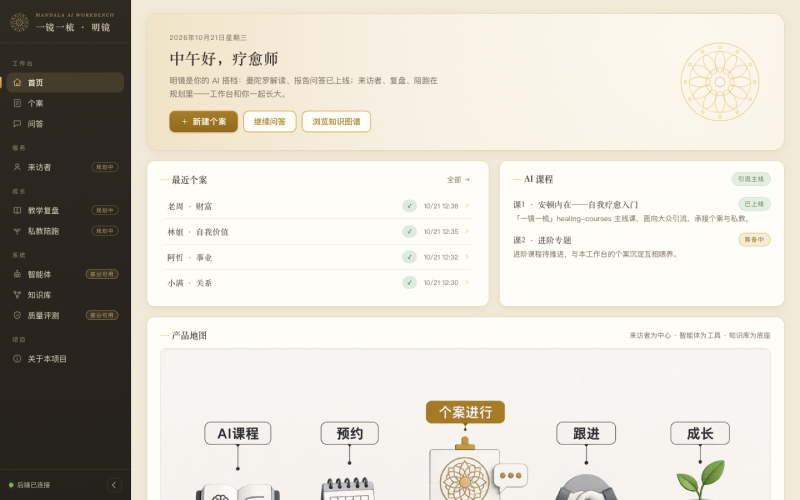
#> input picture portfolio/assets/01-home.jpg, 1600 x 1000 px (shown at 1/2 size); its folder holds 2 pictures in this run
$ python preview.py --src ../../../../portfolio/assets --out out.png
#> lines starting #> are read from the running program, lines starting #| are printed output that depends on the picture; after the words box and inside, x2 and y2 are one past the last pixel; in counts of white or black regions, pixels touching at a corner belong together
### backend/app/workflows/input_prep/rectify.py
"""Step 1 透视矫正：把斜拍造成的椭圆形变拉回正圆。

判定逻辑（区分"斜拍形变"与"画作本身的形状"）：
- 画作外轮廓若高度贴合椭圆（support ≥ 0.9）→ 它本来是圆，椭圆只能是
  斜拍投影 → 按轴比各向异性缩放 + 旋转拉回正圆；
- 轮廓不贴合椭圆（星形/花瓣/花边）→ 椭圆感来自画作形状而非镜头，
  不做缩放（守住"不改画作内容"红线），仅空操作通过；
- 基准圆统一取轮廓最小外接圆（spec：非正圆以外接圆为基准）。
"""

from dataclasses import dataclass, field

import cv2
import numpy as np

MAX_DIM = 1600              # 处理分辨率（保画质，时延预算内）
PLAUSIBLE_R = (0.15, 0.92)  # 外接圆半径占短边比例合理区间
NO_TILT_RATIO = 0.97        # 轴比 ≥ 此值视为无形变，空操作
FILL_BAND = (0.60, 1.15)    # 凸包面积÷椭圆面积合格带：圆≈1.0，星/瓣形 0.6-1.0；矩形纸≈1.27 出带排除
MIN_ELLIPSE_SUPPORT = 0.9   # 轮廓贴合椭圆的比例：≥0.9 判定为"圆的斜拍投影"

# 多档检测配置，按"先清晰后补救"顺序尝试，命中即返回：
# 小核优先保贴合；降阈值档针对淡彩弱边界；大核档补救碎片化边界（花边碎珠）
CONFIGS = (
    {"canny": (50, 150), "close": 5},
    {"canny": (30, 100), "close": 5},
    {"canny": (30, 100), "close": 21},
)
S_THRESHOLD = 40  # 颜色兜底档：HSV 饱和度阈值（彩铅 >40，白纸 ≈0-15）


@dataclass
class Ellipse:
    center: tuple[float, float]
    major: float          # 长轴全长
    minor: float          # 短轴全长
    theta: float          # 长轴相对 x 轴的角度（度，[-90, 90)）

    @property
    def ratio(self) -> float:
        return self.minor / self.major


@dataclass
class CircleHint:
    x: float
    y: float
    r: float


@dataclass
class RectifyResult:
    image: np.ndarray            # 拉正后的图像
    circle_hint: CircleHint      # 期望基准圆（拉正坐标系，供 Step 2 裁切/Step 3 检测初值）
    axis_ratio_before: float     # 矫正前轴比（形变度量）
    rectified: bool              # 是否做了矫正（False = 空操作）
    angle_applied: float         # 施加的旋转角
    scale: float                 # 相对原图的缩放比
    debug: dict = field(default_factory=dict)


class RectifyError(Exception):
    """找不到可靠几何参照（spec §2.3：转提示重拍/人工，不猜）。"""


def load_photo(path: str) -> np.ndarray:
    """EXIF 感知读图：iPhone 照片带旋转标记，Pillow 先转正再进 OpenCV。"""
#> called with path = '../../../../portfolio/assets/01-home.jpg'
    from PIL import Image, ImageOps

    with Image.open(path) as im:
#> im is the input picture: PIL image 1600x1000 RGB; mean R, G, B 211.7, 207.3, 197.4
        im = ImageOps.exif_transpose(im)
        return cv2.cvtColor(np.array(im.convert("RGB")), cv2.COLOR_RGB2BGR)


def _resize(img: np.ndarray) -> tuple[np.ndarray, float]:
    h, w = img.shape[:2]
    scale = min(1.0, MAX_DIM / max(h, w))
    if scale < 1.0:
        img = cv2.resize(img, (int(w * scale), int(h * scale)), interpolation=cv2.INTER_AREA)
    return img, scale


def _boost(gray: np.ndarray) -> np.ndarray:
    return cv2.createCLAHE(clipLimit=2.0, tileGridSize=(8, 8)).apply(gray)


def _fit(hull: np.ndarray) -> Ellipse:
    (ex, ey), (ax1, ax2), angle = cv2.fitEllipse(hull)
    if ax1 >= ax2:
        major, minor, theta = ax1, ax2, angle
    else:
        major, minor, theta = ax2, ax1, angle + 90.0
    theta = ((theta + 90.0) % 180.0) - 90.0
    return Ellipse((ex, ey), major, minor, theta)


def _ellipse_support(hull: np.ndarray, el: Ellipse, tol: float = 0.08) -> float:
    """凸包点贴合椭圆边界的比例：圆/斜拍椭圆≈1，星形/花瓣显著更低。"""
    (cx, cy), a, b = el.center, el.major / 2, el.minor / 2
    th = np.deg2rad(el.theta)
    pts = hull.reshape(-1, 2).astype(float)
    dx, dy = pts[:, 0] - cx, pts[:, 1] - cy
    xr = dx * np.cos(th) + dy * np.sin(th)
    yr = -dx * np.sin(th) + dy * np.cos(th)
    val = (xr / a) ** 2 + (yr / b) ** 2
    return float(np.mean(np.abs(val - 1.0) < tol))


def _fill_ratio(cnt: np.ndarray, el: Ellipse) -> float:
    """轮廓凸包面积 ÷ 拟合椭圆面积：圆≈1.0，矩形纸≈1.27（出带排除）。"""
    hull = cv2.convexHull(cnt)
    ellipse_area = np.pi * (el.major / 2) * (el.minor / 2)
    return float(cv2.contourArea(hull) / ellipse_area) if ellipse_area > 0 else 0.0


def _screen(contours, h: int, w: int) -> list[dict]:
    """按尺寸/位置/填充比筛选轮廓，返回候选 dict 列表。"""
    cx_img, cy_img = w / 2, h / 2
    out = []
    for cnt in sorted(contours, key=cv2.contourArea, reverse=True)[:8]:
        if len(cnt) < 40 or cv2.contourArea(cnt) < 0.04 * h * w:
            continue
        hull = cv2.convexHull(cnt)
        if len(hull) < 5:
            continue
        el = _fit(hull)
        r = el.major / 2
        if not (PLAUSIBLE_R[0] * min(h, w) <= r <= PLAUSIBLE_R[1] * min(h, w)):
            continue
        if np.hypot(el.center[0] - cx_img, el.center[1] - cy_img) > 0.35 * min(h, w):
            continue
        fill = _fill_ratio(cnt, el)
        if not (FILL_BAND[0] <= fill <= FILL_BAND[1]):
            continue
        (ex, ey), er = cv2.minEnclosingCircle(hull)  # spec：非正圆以外接圆为基准
        out.append({
            "ellipse": el, "fill": fill,
            "support": _ellipse_support(hull, el),
            "circle": CircleHint(float(ex), float(ey), float(er)),
        })
    return out


def _candidates_edge(gray: np.ndarray, canny: tuple[int, int], close: int) -> list[dict]:
    edges = cv2.Canny(gray, *canny)
    edges = cv2.morphologyEx(edges, cv2.MORPH_CLOSE, np.ones((close, close), np.uint8))
    contours, _ = cv2.findContours(edges, cv2.RETR_EXTERNAL, cv2.CHAIN_APPROX_NONE)
    return _screen(contours, *gray.shape)


# [8 lines left out: function _candidates_color, not called in this run]


def fit_outer_ellipse(image_bgr: np.ndarray) -> tuple[dict, np.ndarray, float, dict]:
    """找画作外边界。返回 (候选, 工作图, 缩放比, 调试信息)。"""
    img, scale = _resize(image_bgr)
#> scale = 1
    gray = _boost(cv2.cvtColor(img, cv2.COLOR_BGR2GRAY))
    for cfg in CONFIGS:
        cands = _candidates_edge(gray, cfg["canny"], cfg["close"])
        if cands:
            best = max(cands, key=lambda c: c["support"])
            return best, img, scale, {"config": cfg, **{k: round(v, 3) if isinstance(v, float) else v for k, v in best.items() if k != "ellipse"}, "ellipse": best["ellipse"]}
#> this loop made 2 passes
#> pass 1, in _candidates_edge, `edges = cv2.Canny(gray, *canny)`:
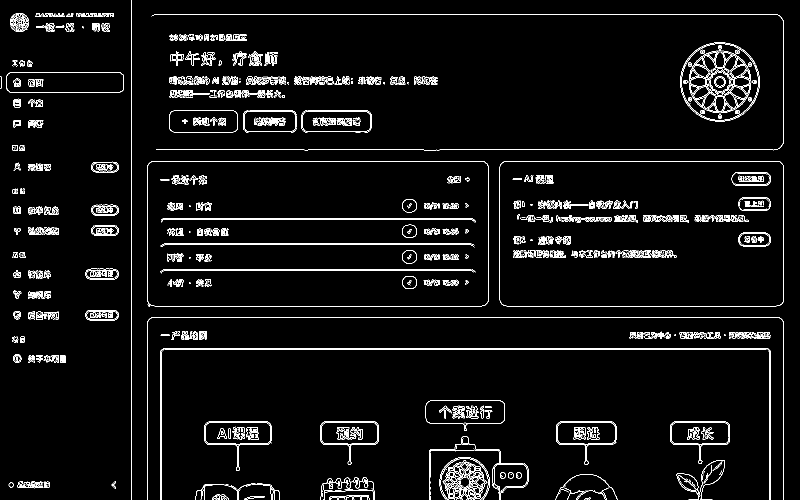
#> edges: shape (1000, 1600) (shown at 1/2 size); 4.1% white in thin lines or dots
#> pass 1, in _candidates_edge, `edges = cv2.morphologyEx(edges, cv2.MORPH_CLOSE, np.ones((close, close..`:
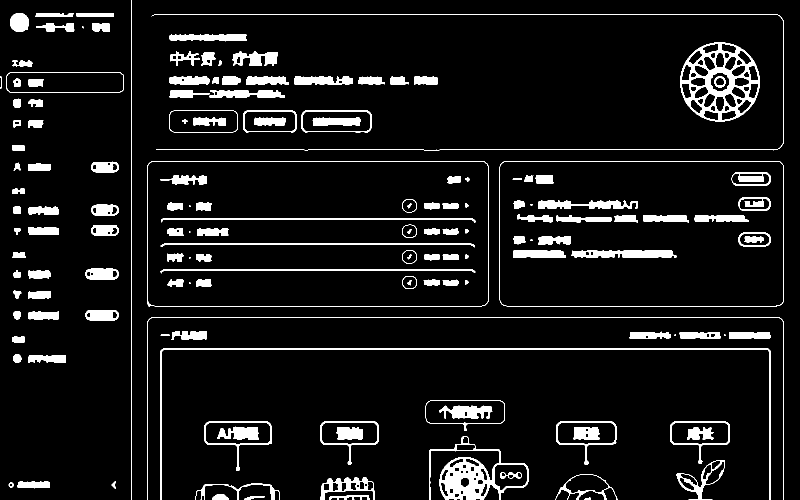
#> edges: shape (1000, 1600) (shown at 1/2 size); 7.5% white; 157 white regions (10 under 20 px), largest, box (x1, y1, x2, y2) and area: (1360, 84, 1519, 243) 8500, (858, 872, 1057, 1000) 6948, (320, 696, 1542, 1000) 5452
    cands = _candidates_color(img, S_THRESHOLD)
    if cands:
        best = max(cands, key=lambda c: c["support"])
        return best, img, scale, {"config": {"color": S_THRESHOLD}, "fill": best["fill"], "support": best["support"]}
    raise RectifyError("找不到可靠的几何参照")


def rectify(image_bgr: np.ndarray) -> RectifyResult:
    cand, img, scale, debug = fit_outer_ellipse(image_bgr)
#> cand = 4 items; scale = 1; debug = 5 items
    el: Ellipse = cand["ellipse"]
    h, w = img.shape[:2]

    # 轮廓贴合椭圆（它本是圆）且确有形变 → 斜拍矫正；
    # 不贴合（星形/花瓣/花边）→ 形状即如此，不做缩放（不改画作内容）
    if cand["support"] >= MIN_ELLIPSE_SUPPORT and el.ratio < NO_TILT_RATIO:
        M_rot = cv2.getRotationMatrix2D((w / 2, h / 2), el.theta, 1.0)
#> M_rot = [[1, -0.00986, 4.97], [0.00986, 1, -7.86]]
        rotated = cv2.warpAffine(img, M_rot, (w, h), flags=cv2.INTER_CUBIC)
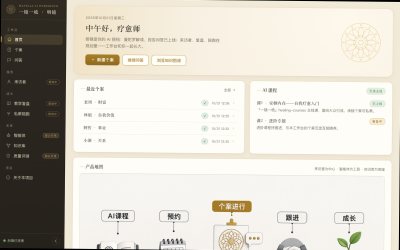
#> rotated: shape (1000, 1600, 3) (shown at 1/4 size); mean B, G, R 196.6, 206.4, 210.7
        cx, cy = (M_rot @ np.array([*el.center, 1.0]))[:2]
#> cx = 634.8; cy = 464.9
        s = 1.0 / el.ratio  # 拉伸短轴方向（y），椭圆拉回正圆
#> s = 1.52
        M_scale = np.array([[1.0, 0.0, 0.0], [0.0, s, cy * (1 - s)]])
#> M_scale = [[1, 0, 0], [0, 1.52, -243.8]]
        out = cv2.warpAffine(rotated, M_scale, (w, h), flags=cv2.INTER_CUBIC)
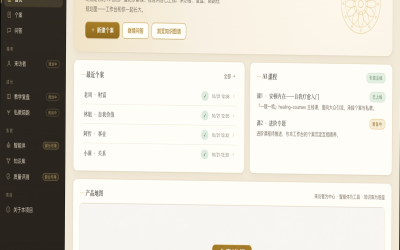
#> out: shape (1000, 1600, 3) (shown at 1/4 size); mean B, G, R 200.7, 209.9, 213.7
        hint = CircleHint(float(cx), float(cy), el.major / 2)
        return RectifyResult(out, hint, el.ratio, True, el.theta, scale, debug)

    # 空操作：画作本身形状非圆（或已正），基准圆取轮廓外接圆
    return RectifyResult(img, cand["circle"], el.ratio, False, 0.0, scale, debug)

### backend/app/workflows/input_prep/crop.py
"""Step 2 裁切：沿基准圆外接正方形裁切，去除画纸外背景。

输入是 Step 1 拉正后的图（circle_hint 期望基准圆）。
输出正方形图：圆居中、含窄边距；圆超出画面时按可见区域尽力裁并标记
（完整圆被裁切的情况由 Step 3 检测的低置信兜底，spec §2.3）。
"""

from dataclasses import dataclass

import numpy as np

MARGIN = 0.03  # 圆外留边比例（3%）


@dataclass
class CropResult:
    image: np.ndarray
    circle_hint: "CircleHintOut"  # 裁切后坐标系中的期望基准圆
    side: int
    clamped: bool  # 是否因圆靠边而收紧裁切


@dataclass
class CircleHintOut:
    x: float
    y: float
    r: float


def crop_to_painting(rectified: np.ndarray, hint, margin: float = MARGIN) -> CropResult:
#> called with margin = 0.03
    h, w = rectified.shape[:2]
    side = int(round(2 * hint.r * (1 + margin)))
    x0 = int(round(hint.x - side / 2))
    y0 = int(round(hint.y - side / 2))
    clamped = False
    if x0 < 0 or y0 < 0 or x0 + side > w or y0 + side > h:
        clamped = True
        # 以圆心为中心尽力取最大可用正方形
        x0 = min(max(0, x0), w - side) if w >= side else 0
        y0 = min(max(0, y0), h - side) if h >= side else 0
        side = min(side, w - x0, h - y0)
    crop = rectified[y0:y0 + side, x0:x0 + side]
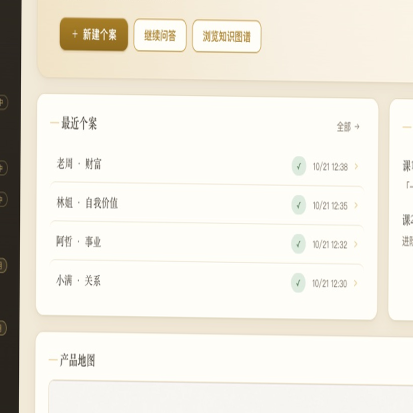
#> crop: shape (825, 825, 3) (shown at 1/2 size); mean B, G, R 223, 233, 236.9
    # 若 clamped，实际边距可能不足，保持 hint 不变（Step 3 按实际像素重新检测）
    return CropResult(crop, CircleHintOut(hint.x - x0, hint.y - y0, hint.r), side, clamped)

### backend/app/workflows/input_prep/detection.py
"""Step 3 外轮廓检测：在矫正裁切后的干净图上精确定位基准圆。

优先用边缘档检测真实边界；失败时退回 Step 1 的 hint（标 hint_fallback
供人工关注）。验收口径（spec §4.1）：矫正后轮廓长短轴比 ≥ 0.95。
"""

from dataclasses import dataclass, field

import cv2
import numpy as np

from app.workflows.input_prep.rectify import CircleHint, _boost, _candidates_edge, _candidates_color

AXIS_RATIO_MIN = 0.95  # spec §4.1 矫正质量指标


@dataclass
class BaselineResult:
    circle: CircleHint
    axis_ratio: float       # 长短轴比（≥0.95 达标）
    edge_support: float     # 圆周边缘支撑率（置信度）
    source: str             # "edge" / "color" / "hint_fallback"
    debug: dict = field(default_factory=dict)


def _result(best: dict, hint: CircleHint, source: str, debug: dict) -> BaselineResult:
    """候选转结果；半径钳制到 hint.r（几何不变量：crop 按 hint 圆裁出，墨迹
    必然在 hint 圆内。最小外接圆会被轮廓毛刺/outlier 撑大，越界即噪声）。"""
    circle = best["circle"]
    if circle.r > hint.r:
        circle = CircleHint(circle.x, circle.y, hint.r)
        debug = {**debug, "r_clamped": True}
    return BaselineResult(circle, best["ellipse"].ratio, best["support"], source, debug)


def detect_baseline(crop_bgr: np.ndarray, hint: CircleHint) -> BaselineResult:
    h, w = crop_bgr.shape[:2]
    gray = _boost(cv2.cvtColor(crop_bgr, cv2.COLOR_BGR2GRAY))
#> in _boost (call 2), `return cv2.createCLAHE(clipLimit=2.0, tileGridSize=(8, 8)).apply(gray)`:
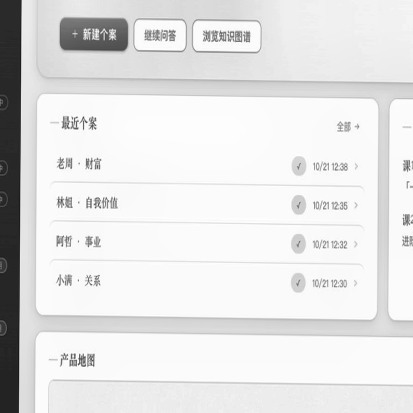
#> returned value: shape (825, 825) (shown at 1/2 size); min 9, max 255, mean 227.1

    for cfg in ((50, 150, 5), (30, 100, 5), (30, 100, 21)):
        cands = _candidates_edge(gray, cfg[:2], cfg[2])
        cands = [c for c in cands if abs(c["circle"].r - hint.r) < 0.2 * hint.r]
        if cands:
            best = max(cands, key=lambda c: c["support"])
            return _result(best, hint, "edge", {"config": cfg, "fill": best["fill"]})
#> this loop made 1 pass
#> debug in _result on pass 1: {'config': (50, 150, 5), 'fill': 0.678, 'r_clamped': True}
#> pass 1, in _candidates_edge (call 3), `edges = cv2.Canny(gray, *canny)`:
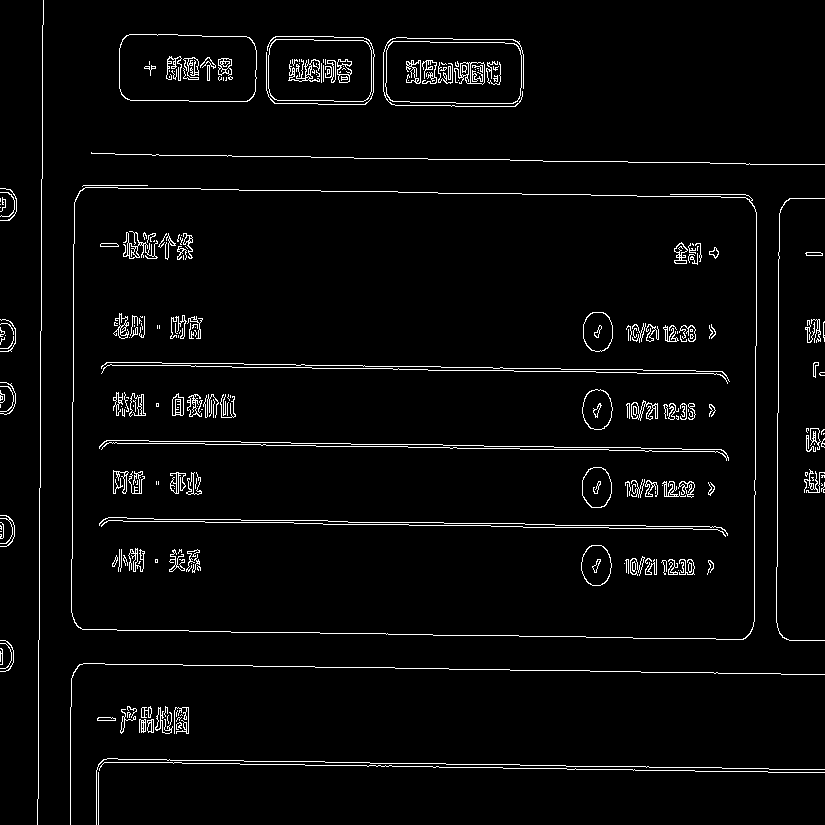
#> edges: shape (825, 825); 3.3% white in thin lines or dots

    cands = _candidates_color(crop_bgr, 40)
    cands = [c for c in cands if abs(c["circle"].r - hint.r) < 0.2 * hint.r]
    if cands:
        best = max(cands, key=lambda c: c["support"])
        return _result(best, hint, "color")

    # 检测失败：退回 hint（低置信，供人工关注，spec §2.3 精神不猜但留痕）
    return BaselineResult(hint, AXIS_RATIO_MIN, 0.3, "hint_fallback")

### backend/app/workflows/input_prep/rings.py
"""Step 4 圈界自动提议：径向色差跳变分析，把 r1/r2 提议在画面自然分区处。

信号：对每个半径带，沿 720 个角度采样带内侧/外侧一对像素，计算 LAB
色差后沿角度取均值。真圈界（图案组之间的分界线）在大多数角度上都分隔
两个不同色区，跳变强且整圈连续；组内纹理（螺旋、花瓣等）的颜色差经
角度平均后相互抵消，跳变弱。相比"色带均值差 + 边缘密度"，它不会被
细节密度带带偏（黄金集 d191 标定：人类手绘圈界 0.28/0.60，本信号
提议 0.287/0.646）。

r1/r2 都取各自区间内最强峰（r2 与 r1 保持最小间距）。嵌套装饰圈
（如中央图案的内层描线）若比中央组外边界更强，可能抢走 r1——黄金集
d191 上该情况靠检测半径钳制后自然落在搜索区间外，暂不特殊处理。

分区不清晰（清晰度低于阈值）时退回固定比例兜底（spec §2.2 Step 4：
约 1/3、2/3，标注"默认比例"）。
"""

from dataclasses import dataclass, field

import cv2
import numpy as np

N_BANDS = 120
N_THETA = 720           # 角度采样数：足够细，单圈线只占 1-2 个角度 bin
JUMP_WIDTH = 0.012      # 内外采样点半径偏移（占 R）
R1_RANGE = (0.18, 0.48)  # r1 占 R 的合理区间（内/中分界）
R2_RANGE = (0.52, 0.82)  # r2 占 R 的合理区间（中/外分界）
CLARITY_MIN = 0.55       # 峰值/外圈参照 的清晰度下限，低于则兜底
MIN_SEPARATION = 0.13    # r1/r2 最小间距（占 R）
FALLBACK = (1.0 / 3.0, 2.0 / 3.0)


@dataclass
class RingProposal:
    r1: float               # 像素（以圆心为原点）
    r2: float
    clarity: float          # 两峰清晰度的较小值
    fallback: bool          # 是否走了固定比例兜底
    signal: list[float] = field(default_factory=list)  # 径向信号留痕（调参/审计）


def _jump_signal(crop_bgr: np.ndarray, cx: float, cy: float, R: float) -> np.ndarray:
    """径向色差跳变信号，长度 N_BANDS：每带内外采样点的平均 LAB 色差。"""
    h, w = crop_bgr.shape[:2]
    lab = cv2.cvtColor(crop_bgr, cv2.COLOR_BGR2LAB).astype(np.float32)
    k = np.arange(N_BANDS)
    r_in = ((k + 0.5) / N_BANDS - JUMP_WIDTH) * R
    r_out = ((k + 0.5) / N_BANDS + JUMP_WIDTH) * R
    ths = np.linspace(0, 2 * np.pi, N_THETA, endpoint=False)
    xs_in = (cx + np.outer(r_in, np.cos(ths))).astype(int).clip(0, w - 1)
    ys_in = (cy + np.outer(r_in, np.sin(ths))).astype(int).clip(0, h - 1)
    xs_out = (cx + np.outer(r_out, np.cos(ths))).astype(int).clip(0, w - 1)
    ys_out = (cy + np.outer(r_out, np.sin(ths))).astype(int).clip(0, h - 1)
    jump = np.linalg.norm(lab[ys_out, xs_out] - lab[ys_in, xs_in], axis=2).mean(axis=1)
    kernel = np.ones(5) / 5  # 轻度平滑去毛刺
    return np.convolve(jump, kernel, mode="same")


def _peaks(sig: np.ndarray, lo: float, hi: float) -> list[tuple[int, float]]:
    """[lo, hi] 区间内的局部峰列表（带序号, 信号值），按半径从小到大。"""
    k_lo, k_hi = int(lo * N_BANDS), int(hi * N_BANDS)
    return [(k, float(sig[k])) for k in range(max(1, k_lo), min(N_BANDS - 1, k_hi))
            if sig[k] >= sig[k - 1] and sig[k] >= sig[k + 1]]


def _strongest_peak(sig: np.ndarray, lo: float, hi: float, ref: float) -> tuple[int, float]:
    """在占比 [lo, hi] 区间内找最强局部峰，返回 (带序号, 清晰度=峰/参照)。"""
    cands = _peaks(sig, lo, hi)
    if not cands:
        k = int((lo + hi) / 2 * N_BANDS)
        return k, float(sig[k] / (ref + 1e-6))
    best_k, best_v = max(cands, key=lambda kv: kv[1])
    return best_k, float(best_v / (ref + 1e-6))


def propose_rings(crop_bgr: np.ndarray, cx: float, cy: float, R: float) -> RingProposal:
    sig = _jump_signal(crop_bgr, cx, cy, R)
#> (the rest of the program and of its run is left out)
